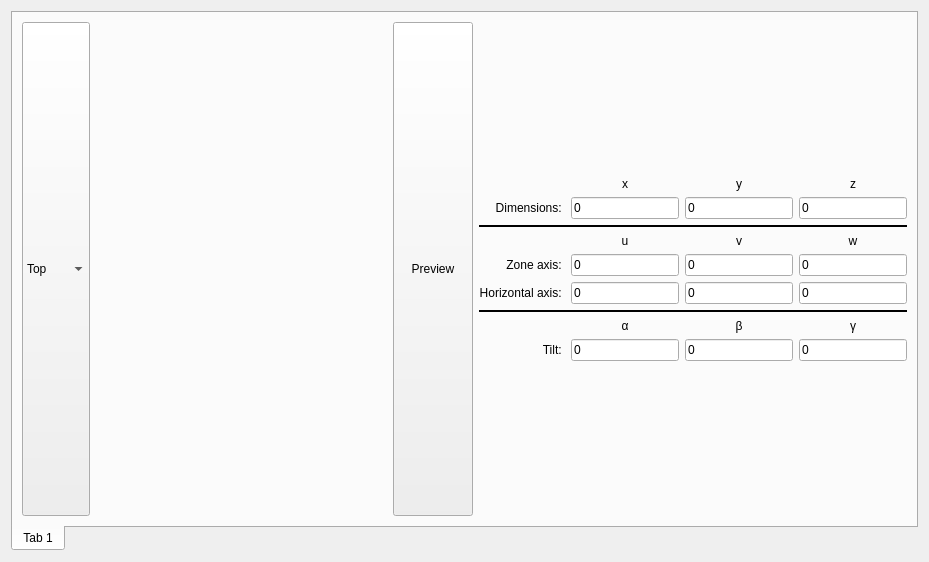
<?xml version="1.0" encoding="UTF-8"?>
<ui version="4.0">
 <class>CifCreatorFrame</class>
 <widget class="QWidget" name="CifCreatorFrame">
  <property name="geometry">
   <rect>
    <x>0</x>
    <y>0</y>
    <width>929</width>
    <height>562</height>
   </rect>
  </property>
  <property name="windowTitle">
   <string>Form</string>
  </property>
  <layout class="QGridLayout" name="gridLayout" rowstretch="0,0,0,0,0,0,0" columnstretch="0,0">
   <item row="6" column="1">
    <widget class="tabPanel" name="tabWidget">
     <property name="tabPosition">
      <enum>QTabWidget::South</enum>
     </property>
     <property name="currentIndex">
      <number>0</number>
     </property>
     <widget class="QWidget" name="tab">
      <attribute name="title">
       <string>Tab 1</string>
      </attribute>
      <layout class="QGridLayout" name="gridLayout_2" columnstretch="0,1,0,0,0,0,0">
       <item row="6" column="2">
        <widget class="QLabel" name="label_3">
         <property name="sizePolicy">
          <sizepolicy hsizetype="Minimum" vsizetype="Preferred">
           <horstretch>0</horstretch>
           <verstretch>0</verstretch>
          </sizepolicy>
         </property>
         <property name="text">
          <string>Horizontal axis: </string>
         </property>
         <property name="alignment">
          <set>Qt::AlignRight|Qt::AlignTrailing|Qt::AlignVCenter</set>
         </property>
        </widget>
       </item>
       <item row="1" column="4">
        <widget class="QLabel" name="label_8">
         <property name="text">
          <string>y</string>
         </property>
         <property name="alignment">
          <set>Qt::AlignCenter</set>
         </property>
        </widget>
       </item>
       <item row="8" column="5">
        <widget class="QLabel" name="label_15">
         <property name="text">
          <string>γ</string>
         </property>
         <property name="alignment">
          <set>Qt::AlignCenter</set>
         </property>
        </widget>
       </item>
       <item row="0" column="1" rowspan="11">
        <layout class="QVBoxLayout" name="vLayoutLeft" stretch="1,0">
         <item>
          <layout class="QVBoxLayout" name="vPlotLayout"/>
         </item>
         <item>
          <layout class="QHBoxLayout" name="horizontalLayout" stretch="0,1,0">
           <item>
            <widget class="QComboBox" name="cmbViewDirection">
             <property name="sizePolicy">
              <sizepolicy hsizetype="Minimum" vsizetype="MinimumExpanding">
               <horstretch>0</horstretch>
               <verstretch>0</verstretch>
              </sizepolicy>
             </property>
             <property name="currentIndex">
              <number>0</number>
             </property>
             <item>
              <property name="text">
               <string>Top</string>
              </property>
             </item>
             <item>
              <property name="text">
               <string>Front</string>
              </property>
             </item>
             <item>
              <property name="text">
               <string>Right</string>
              </property>
             </item>
             <item>
              <property name="text">
               <string>Bottom</string>
              </property>
             </item>
             <item>
              <property name="text">
               <string>Back</string>
              </property>
             </item>
             <item>
              <property name="text">
               <string>Left</string>
              </property>
             </item>
            </widget>
           </item>
           <item>
            <spacer name="horizontalSpacer">
             <property name="orientation">
              <enum>Qt::Horizontal</enum>
             </property>
             <property name="sizeHint" stdset="0">
              <size>
               <width>0</width>
               <height>0</height>
              </size>
             </property>
            </spacer>
           </item>
           <item>
            <widget class="QPushButton" name="btnPreview">
             <property name="sizePolicy">
              <sizepolicy hsizetype="Minimum" vsizetype="MinimumExpanding">
               <horstretch>0</horstretch>
               <verstretch>0</verstretch>
              </sizepolicy>
             </property>
             <property name="text">
              <string>Preview</string>
             </property>
            </widget>
           </item>
          </layout>
         </item>
        </layout>
       </item>
       <item row="9" column="5">
        <widget class="EditUnitsBox" name="edtTiltC">
         <property name="text">
          <string>0</string>
         </property>
        </widget>
       </item>
       <item row="6" column="4">
        <widget class="EditUnitsBox" name="edtZoneB">
         <property name="text">
          <string>0</string>
         </property>
        </widget>
       </item>
       <item row="2" column="2">
        <widget class="QLabel" name="label_6">
         <property name="sizePolicy">
          <sizepolicy hsizetype="Minimum" vsizetype="Preferred">
           <horstretch>0</horstretch>
           <verstretch>0</verstretch>
          </sizepolicy>
         </property>
         <property name="text">
          <string>Dimensions: </string>
         </property>
         <property name="alignment">
          <set>Qt::AlignRight|Qt::AlignTrailing|Qt::AlignVCenter</set>
         </property>
        </widget>
       </item>
       <item row="6" column="6">
        <spacer name="hSpacer_2">
         <property name="orientation">
          <enum>Qt::Horizontal</enum>
         </property>
         <property name="sizeHint" stdset="0">
          <size>
           <width>0</width>
           <height>0</height>
          </size>
         </property>
        </spacer>
       </item>
       <item row="0" column="4">
        <spacer name="verticalSpacer_2">
         <property name="orientation">
          <enum>Qt::Vertical</enum>
         </property>
         <property name="sizeHint" stdset="0">
          <size>
           <width>0</width>
           <height>0</height>
          </size>
         </property>
        </spacer>
       </item>
       <item row="5" column="4">
        <widget class="EditUnitsBox" name="edtZoneV">
         <property name="text">
          <string>0</string>
         </property>
        </widget>
       </item>
       <item row="3" column="2" colspan="4">
        <widget class="Line" name="line_2">
         <property name="frameShadow">
          <enum>QFrame::Plain</enum>
         </property>
         <property name="lineWidth">
          <number>2</number>
         </property>
         <property name="orientation">
          <enum>Qt::Horizontal</enum>
         </property>
        </widget>
       </item>
       <item row="2" column="3">
        <widget class="EditUnitsBox" name="edtRangeX">
         <property name="text">
          <string>0</string>
         </property>
        </widget>
       </item>
       <item row="9" column="2">
        <widget class="QLabel" name="label_5">
         <property name="sizePolicy">
          <sizepolicy hsizetype="Minimum" vsizetype="Preferred">
           <horstretch>0</horstretch>
           <verstretch>0</verstretch>
          </sizepolicy>
         </property>
         <property name="text">
          <string>Tilt: </string>
         </property>
         <property name="alignment">
          <set>Qt::AlignRight|Qt::AlignTrailing|Qt::AlignVCenter</set>
         </property>
        </widget>
       </item>
       <item row="5" column="2">
        <widget class="QLabel" name="label_1">
         <property name="sizePolicy">
          <sizepolicy hsizetype="Minimum" vsizetype="Preferred">
           <horstretch>0</horstretch>
           <verstretch>0</verstretch>
          </sizepolicy>
         </property>
         <property name="text">
          <string>Zone axis: </string>
         </property>
         <property name="alignment">
          <set>Qt::AlignRight|Qt::AlignTrailing|Qt::AlignVCenter</set>
         </property>
        </widget>
       </item>
       <item row="1" column="3">
        <widget class="QLabel" name="label_7">
         <property name="text">
          <string>x</string>
         </property>
         <property name="alignment">
          <set>Qt::AlignCenter</set>
         </property>
        </widget>
       </item>
       <item row="9" column="3">
        <widget class="EditUnitsBox" name="edtTiltA">
         <property name="text">
          <string>0</string>
         </property>
        </widget>
       </item>
       <item row="6" column="0">
        <spacer name="hSpacer">
         <property name="orientation">
          <enum>Qt::Horizontal</enum>
         </property>
         <property name="sizeHint" stdset="0">
          <size>
           <width>0</width>
           <height>0</height>
          </size>
         </property>
        </spacer>
       </item>
       <item row="4" column="3">
        <widget class="QLabel" name="label_10">
         <property name="text">
          <string>u</string>
         </property>
         <property name="alignment">
          <set>Qt::AlignCenter</set>
         </property>
        </widget>
       </item>
       <item row="4" column="4">
        <widget class="QLabel" name="label_11">
         <property name="text">
          <string>v</string>
         </property>
         <property name="alignment">
          <set>Qt::AlignCenter</set>
         </property>
        </widget>
       </item>
       <item row="6" column="5">
        <widget class="EditUnitsBox" name="edtZoneC">
         <property name="text">
          <string>0</string>
         </property>
        </widget>
       </item>
       <item row="2" column="5">
        <widget class="EditUnitsBox" name="edtRangeZ">
         <property name="text">
          <string>0</string>
         </property>
        </widget>
       </item>
       <item row="5" column="3">
        <widget class="EditUnitsBox" name="edtZoneU">
         <property name="text">
          <string>0</string>
         </property>
        </widget>
       </item>
       <item row="7" column="2" colspan="4">
        <widget class="Line" name="line">
         <property name="frameShadow">
          <enum>QFrame::Plain</enum>
         </property>
         <property name="lineWidth">
          <number>2</number>
         </property>
         <property name="orientation">
          <enum>Qt::Horizontal</enum>
         </property>
        </widget>
       </item>
       <item row="9" column="4">
        <widget class="EditUnitsBox" name="edtTiltB">
         <property name="text">
          <string>0</string>
         </property>
        </widget>
       </item>
       <item row="2" column="4">
        <widget class="EditUnitsBox" name="edtRangeY">
         <property name="text">
          <string>0</string>
         </property>
        </widget>
       </item>
       <item row="1" column="5">
        <widget class="QLabel" name="label_9">
         <property name="text">
          <string>z</string>
         </property>
         <property name="alignment">
          <set>Qt::AlignCenter</set>
         </property>
        </widget>
       </item>
       <item row="10" column="4">
        <spacer name="verticalSpacer">
         <property name="orientation">
          <enum>Qt::Vertical</enum>
         </property>
         <property name="sizeHint" stdset="0">
          <size>
           <width>0</width>
           <height>0</height>
          </size>
         </property>
        </spacer>
       </item>
       <item row="4" column="5">
        <widget class="QLabel" name="label_12">
         <property name="text">
          <string>w</string>
         </property>
         <property name="alignment">
          <set>Qt::AlignCenter</set>
         </property>
        </widget>
       </item>
       <item row="8" column="4">
        <widget class="QLabel" name="label_14">
         <property name="text">
          <string>β</string>
         </property>
         <property name="alignment">
          <set>Qt::AlignCenter</set>
         </property>
        </widget>
       </item>
       <item row="6" column="3">
        <widget class="EditUnitsBox" name="edtZoneA">
         <property name="text">
          <string>0</string>
         </property>
        </widget>
       </item>
       <item row="8" column="3">
        <widget class="QLabel" name="label_13">
         <property name="text">
          <string>α</string>
         </property>
         <property name="alignment">
          <set>Qt::AlignCenter</set>
         </property>
        </widget>
       </item>
       <item row="5" column="5">
        <widget class="EditUnitsBox" name="edtZoneW">
         <property name="text">
          <string>0</string>
         </property>
        </widget>
       </item>
      </layout>
     </widget>
    </widget>
   </item>
  </layout>
 </widget>
 <customwidgets>
  <customwidget>
   <class>EditUnitsBox</class>
   <extends>QLineEdit</extends>
   <header>controls/editunitsbox.h</header>
  </customwidget>
  <customwidget>
   <class>tabPanel</class>
   <extends>QTabWidget</extends>
   <header>controls/tabpanel.h</header>
   <container>1</container>
  </customwidget>
 </customwidgets>
 <tabstops>
  <tabstop>tabWidget</tabstop>
  <tabstop>cmbViewDirection</tabstop>
  <tabstop>btnPreview</tabstop>
  <tabstop>edtRangeX</tabstop>
  <tabstop>edtRangeY</tabstop>
  <tabstop>edtRangeZ</tabstop>
  <tabstop>edtZoneU</tabstop>
  <tabstop>edtZoneV</tabstop>
  <tabstop>edtZoneW</tabstop>
  <tabstop>edtZoneA</tabstop>
  <tabstop>edtZoneB</tabstop>
  <tabstop>edtZoneC</tabstop>
  <tabstop>edtTiltA</tabstop>
  <tabstop>edtTiltB</tabstop>
  <tabstop>edtTiltC</tabstop>
 </tabstops>
 <resources/>
 <connections/>
</ui>
